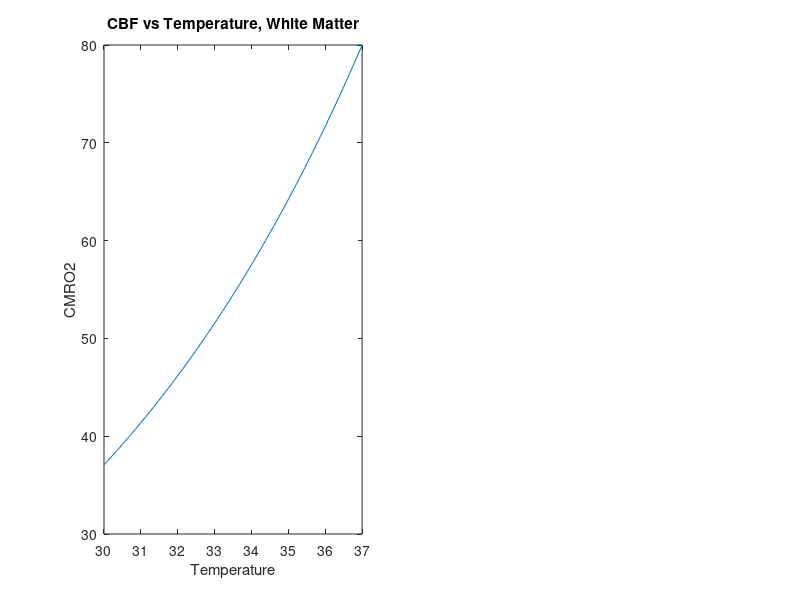
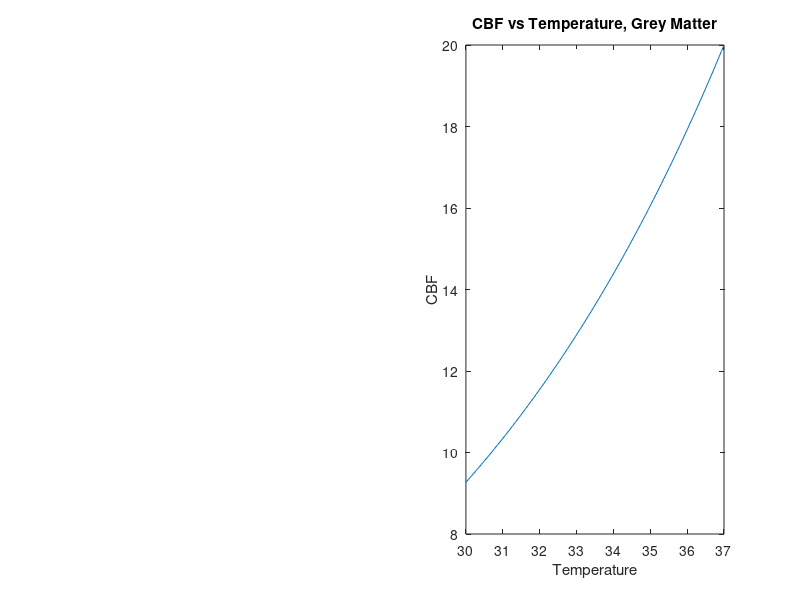

Write the MATLAB code that produced these figures, in order.
function eq_CBF = CBF1()
a=3
beta1=0.1
T1=linspace(30,37) 
%----------------White matter---------------------
w0_White=80; %w0=80 ml/min/100gfigure(1);
eq_CBF_White = w0_White*power(a,(beta1*(T1-37)));
figure(1);
subplot(1,2,1)
plot(T1,eq_CBF_White);
title('CBF vs Temperature, White Matter');
xlabel('Temperature');
ylabel('CMRO2');
%----------------Grey matter----------------------
w0_Grey=20; %w0=20 ml/min/100g
eq_CBF_Grey = w0_Grey*power(a,(beta1*(T1-37)));

figure(2);
subplot(1,2,2)
plot(T1,eq_CBF_Grey);
title('CBF vs Temperature, Grey Matter');
xlabel('Temperature');
ylabel('CBF');
end
